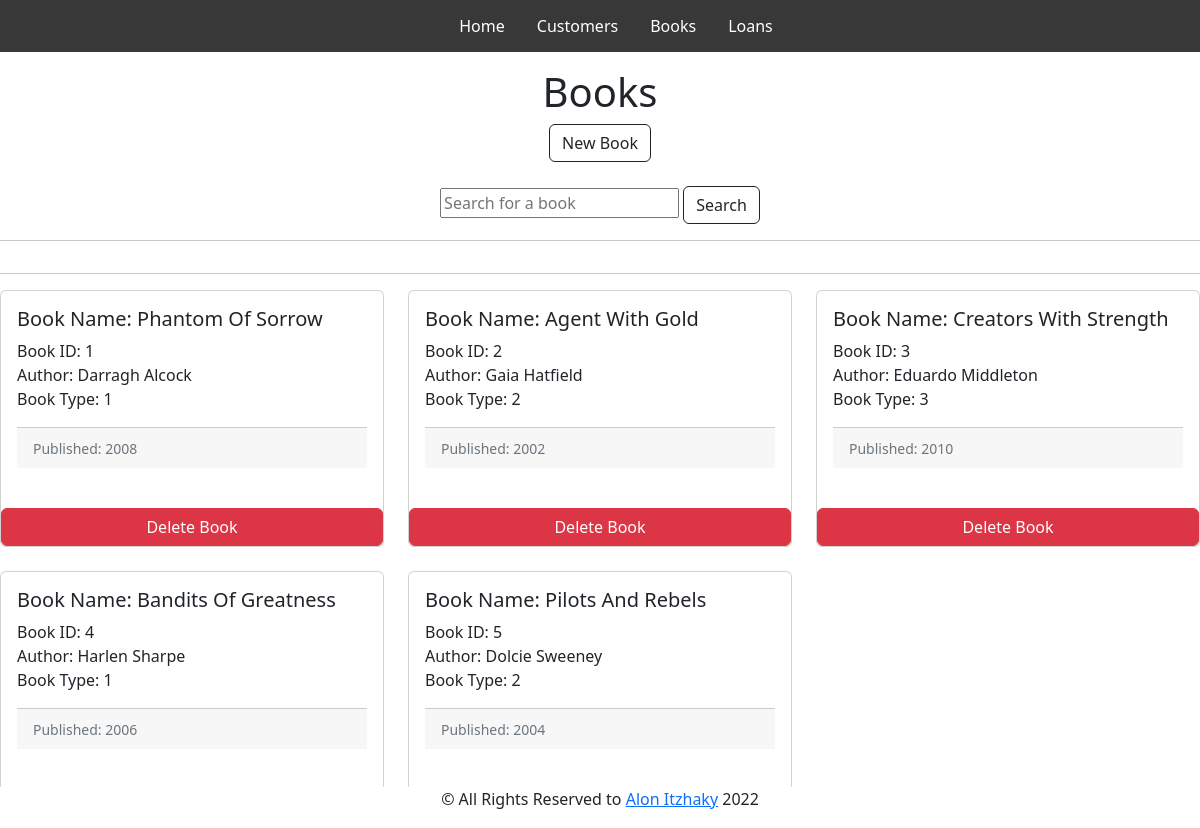
Screenshot of /Books/ with the database file from the repository.
### app.py (models this page shows, shortened)
class Books(db.Model):
    id = db.Column('BookID', db.Integer, primary_key = True)
    book_name = db.Column('BookName', db.String(100))
    book_author = db.Column('BookAuthor', db.String(50))
    published = db.Column('PublishedDate', db.String(10))
    book_type = db.Column('BookType', db.Integer)
    loanlink = db.relationship("Loans", backref = "books")

### app.py (the view, shortened to what this page needs)
@app.route('/Books/', methods = ['GET', 'POST'])
@app.route('/Books/<id>')
def show_all_books(id = -1):
    if request.method == 'GET':
        if int(id) == -1:
            return render_template('all_books.html', books = Books.query.all())
        if int(id) > -1:
            selected = Books.query.get(int(id))
            return render_template('selected_book.html', selected = selected)

### templates/all_books.html (shortened to what this page needs)
{% extends "layout.html" %}
{% block content %}
<div class="d-flex justify-content-center">
    <h1>Books</h1>
</div>
<div class="d-flex justify-content-center">
    <a class="btn btn-outline-dark" href="/NewBook/" role="button">New Book</a>
</div>
<br>
<div class="d-flex justify-content-center">
    <form class="form-inline" action="/Books_Search" method="post">
        <input type="text" class="from-control" name="book_name" placeholder="Search for a book">
        <button class='btn btn-outline-dark' type="submit">Search</button>
    </form>
</div>
<hr>
</div>
<hr>
<div class="row row-cols-1 row-cols-md-3 g-4">
    {%- for book in books %}
    <div class="col">
        <div class="card h-100">
            <div class="card-body">
                <h5 class="card-title">Book Name: {{ book.book_name }}</h5>
                <p class="card-text">Book ID: {{ book.id }}
                    <br>
                    Author: {{ book.book_author }}
                    <br>
                    Book Type: {{ book.book_type }}
                </p>
                <div class="card-footer">
                    <small class="text-muted">Published: {{ book.published }}</small>
                </div>
                <br>
            </div>
            <a href="/Books/Delete/{{book.id}}" class="btn btn-danger">Delete Book</a>
        </div>
    </div>
    {% endfor %}
</div>
{% endblock %}

### rows the page displays
Books: book_name "Phantom Of Sorrow", id "1", book_author "Darragh Alcock", book_type "1", published "2008"
Books: book_name "Agent With Gold", id "2", book_author "Gaia Hatfield", book_type "2", published "2002"
Books: book_name "Creators With Strength", id "3", book_author "Eduardo Middleton", book_type "3", published "2010"
Books: book_name "Bandits Of Greatness", id "4", book_author "Harlen Sharpe", book_type "1", published "2006"
Books: book_name "Pilots And Rebels", id "5", book_author "Dolcie Sweeney", book_type "2", published "2004"
